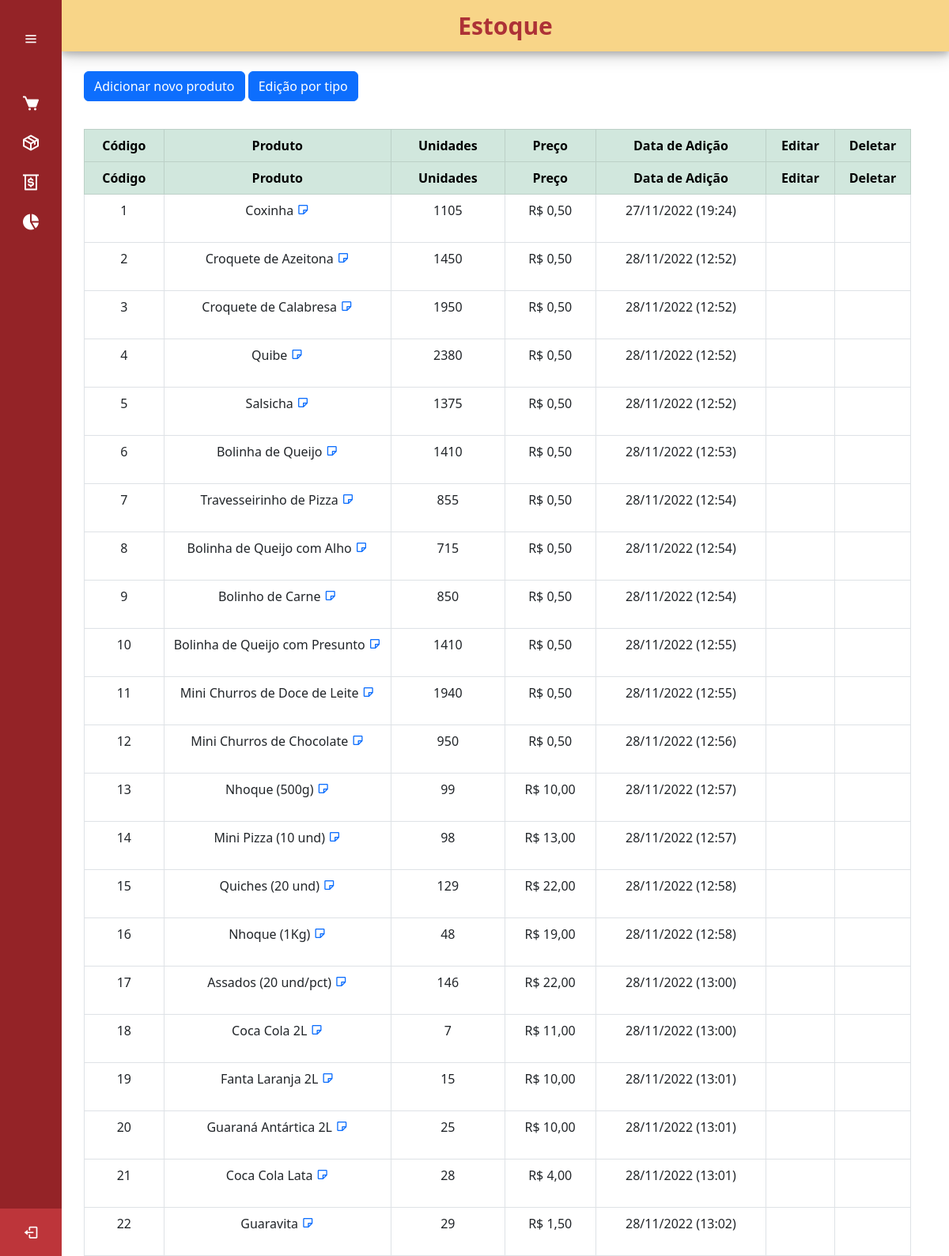
Page /estoque (signed in) on the committed database.
### cadastro/models.py (models this page shows, shortened)
class ListaProdutos(models.Model):
    nome_produto = models.CharField(max_length=50, verbose_name='Produto')
    quantidade_produto = models.IntegerField(verbose_name='Qntd.')
    vendido = models.IntegerField(verbose_name='Vendidos')
    data_adicao_prod= models.DateTimeField(auto_now_add= True ,verbose_name='Data de Adição')
    nota_produto = models.TextField(null=True, blank=True)
    custo = models.FloatField(verbose_name='Custo')
    tipo_produto = models.TextField(verbose_name='Tipo de Produto')

### cadastro/views.py (the view)
# urls.py: path('estoque', estoque, name='estoque'),
def estoque(request):
    produto_list = ListaProdutos.objects.all()
    tags = []
    for prod in produto_list:
        if prod.tipo_produto in tags:
            pass
        else:
            tags.append(prod.tipo_produto)
    return render (request , 'paginas/estoque.html',{'tags':tags,'produtos':produto_list})

### paginas/templates/paginas/estoque.html (shortened to what this page needs)
{% extends 'paginas/modelo.html' %}
{% load static %}
{% block conteudo %}
<div class="home_content" style="top: 30px">
    <div class="conteudo_pagina">
        <div class="container">
            <div class="buttons_area">
                <button type="button" class="btn btn-primary" data-bs-toggle="modal" data-bs-target="#addModal">
                    Adicionar novo produto
                </button>
                <button type="button" class="btn btn-primary" data-bs-toggle="modal" data-bs-target="#loteModal">
                    Edição por tipo
                </button>
            </div>
            <table class="table table-bordered" id="table" style="text-align: center ;">
                <thead class="table-success">
                    <tr>
                        <th style="width: 7%;">Código</th>
                        <th style="width: 20%;">Produto</th>
                        <th style="width: 10%;">Unidades</th>
                        <th style="width: 8%;">Preço</th>
                        <th style="width: 15%;">Data de Adição</th>
                        <th style="width: 5%;">Editar</th>
                        <th style="width: 5%;">Deletar</th>
                    </tr>
                </thead>
                {% for produto in produtos %}
                <tr>
                    <td>{{ produto.id }}</td>
                    <td>{{ produto.nome_produto }} <a class="text-center" title="Nota Produto" data-bs-toggle="modal" data-bs-target="#notaModal{{ produto.pk }}"><i class='bx bx-note'></i></a></td>
                    <td>{{ produto.quantidade_produto }}</td>
                    <td>R$ {{ produto.custo |floatformat:2 }}</td>
                    <td>{{ produto.data_adicao_prod | date:'d/m/Y (H:i)' }}</td>
                    <td>
                        <a class="btn btn-sucess text-center" title="Editar Produto" data-bs-toggle="modal"
                            data-bs-target="#editModal{{ produto.pk }}">
                            <box-icon name='edit'></box-icon>
                        </a>
                    </td>
                    <td>
                        <a class="btn text-center" title="Deletar Produto" data-bs-toggle="modal"
                            data-bs-target="#deleteModal{{ produto.pk }}">
                            <box-icon name='trash'></box-icon>
                        </a>
                    </td>
                </tr>
                {% endfor %}
            </table>
        </div>
    </div>
</div>
{% endblock %}

### static/css/styles.css (style rules this page uses)
.home_content { height: calc(100% - 60px); width: calc(100% - 98px); position: absolute; top: 78px; left: 78px; transition: all 0.5s ease; padding: 0 16px; }
.buttons_area { padding: 60px 0px 35px; }

### rows in the picture
ListaProdutos: id "1", nome_produto "Coxinha", quantidade_produto "1105", custo "0,50", data_adicao_prod "27/11/2022 (19:24)"
ListaProdutos: id "2", nome_produto "Croquete de Azeitona", quantidade_produto "1450", custo "0,50", data_adicao_prod "28/11/2022 (12:52)"
ListaProdutos: id "3", nome_produto "Croquete de Calabresa", quantidade_produto "1950", custo "0,50", data_adicao_prod "28/11/2022 (12:52)"
ListaProdutos: id "4", nome_produto "Quibe", quantidade_produto "2380", custo "0,50", data_adicao_prod "28/11/2022 (12:52)"
ListaProdutos: id "5", nome_produto "Salsicha", quantidade_produto "1375", custo "0,50", data_adicao_prod "28/11/2022 (12:52)"
ListaProdutos: id "6", nome_produto "Bolinha de Queijo", quantidade_produto "1410", custo "0,50", data_adicao_prod "28/11/2022 (12:53)"
ListaProdutos: id "7", nome_produto "Travesseirinho de Pizza", quantidade_produto "855", custo "0,50", data_adicao_prod "28/11/2022 (12:54)"
ListaProdutos: id "8", nome_produto "Bolinha de Queijo com Alho", quantidade_produto "715", custo "0,50", data_adicao_prod "28/11/2022 (12:54)"
ListaProdutos: id "9", nome_produto "Bolinho de Carne", quantidade_produto "850", custo "0,50", data_adicao_prod "28/11/2022 (12:54)"
ListaProdutos: id "10", nome_produto "Bolinha de Queijo com Presunto", quantidade_produto "1410", custo "0,50", data_adicao_prod "28/11/2022 (12:55)"
ListaProdutos: id "11", nome_produto "Mini Churros de Doce de Leite", quantidade_produto "1940", custo "0,50", data_adicao_prod "28/11/2022 (12:55)"
ListaProdutos: id "12", nome_produto "Mini Churros de Chocolate", quantidade_produto "950", custo "0,50", data_adicao_prod "28/11/2022 (12:56)"
ListaProdutos: id "13", nome_produto "Nhoque (500g)", quantidade_produto "99", custo "10,00", data_adicao_prod "28/11/2022 (12:57)"
ListaProdutos: id "14", nome_produto "Mini Pizza (10 und)", quantidade_produto "98", custo "13,00", data_adicao_prod "28/11/2022 (12:57)"
ListaProdutos: id "15", nome_produto "Quiches (20 und)", quantidade_produto "129", custo "22,00", data_adicao_prod "28/11/2022 (12:58)"
ListaProdutos: id "16", nome_produto "Nhoque (1Kg)", quantidade_produto "48", custo "19,00", data_adicao_prod "28/11/2022 (12:58)"
ListaProdutos: id "17", nome_produto "Assados (20 und/pct)", quantidade_produto "146", custo "22,00", data_adicao_prod "28/11/2022 (13:00)"
ListaProdutos: id "18", nome_produto "Coca Cola 2L", quantidade_produto "7", custo "11,00", data_adicao_prod "28/11/2022 (13:00)"
ListaProdutos: id "19", nome_produto "Fanta Laranja 2L", quantidade_produto "15", custo "10,00", data_adicao_prod "28/11/2022 (13:01)"
ListaProdutos: id "20", nome_produto "Guaraná Antártica 2L", quantidade_produto "25", custo "10,00", data_adicao_prod "28/11/2022 (13:01)"
ListaProdutos: id "21", nome_produto "Coca Cola Lata", quantidade_produto "28", custo "4,00", data_adicao_prod "28/11/2022 (13:01)"
ListaProdutos: id "22", nome_produto "Guaravita", quantidade_produto "29", custo "1,50", data_adicao_prod "28/11/2022 (13:02)"
